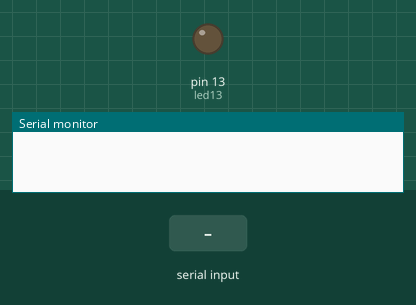
Simulated run of this sketch. Board: Arduino Uno, built with avr-gcc and run on an emulated ATmega328P. Parts: output pins drawn as LEDs (lit = HIGH), the last lines printed to the serial monitor. The test bench sets the inputs (shaded band).

Above: at 1.2 s.
1.3 s: "on\n" received over Serial
At 2.2 s:
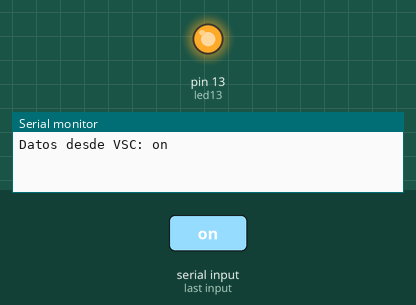
2.8 s: "off\n" received over Serial
At 3.4 s:
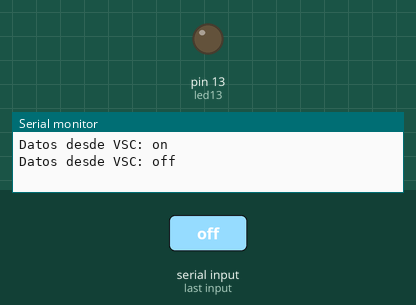
Timing chart, 0 to 5.8 s (numbered marks = the images above; inputs shaded):
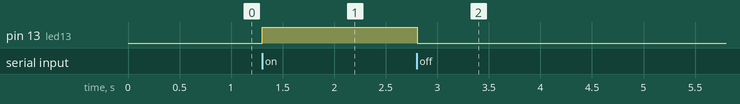

The sketch:

app.ino
```cpp
const int led13=13;

void setup()
{
	Serial.begin(9600);
    pinMode(led13,OUTPUT);
}

void loop(){
	if(Serial.available()>0){
        String data=Serial.readStringUntil('\n');
        Serial.print("Datos desde VSC: ");
        Serial.println(data);
        if(data=="on"){
            digitalWrite(led13,HIGH);
        }else if(data=="off"){
            digitalWrite(led13,LOW);
        }
    }
}
```

Measured:
- after the input at 1.3 s, pin 13 (led13): LOW → HIGH at once
- after the input at 2.8 s, pin 13 (led13): HIGH → LOW at once
